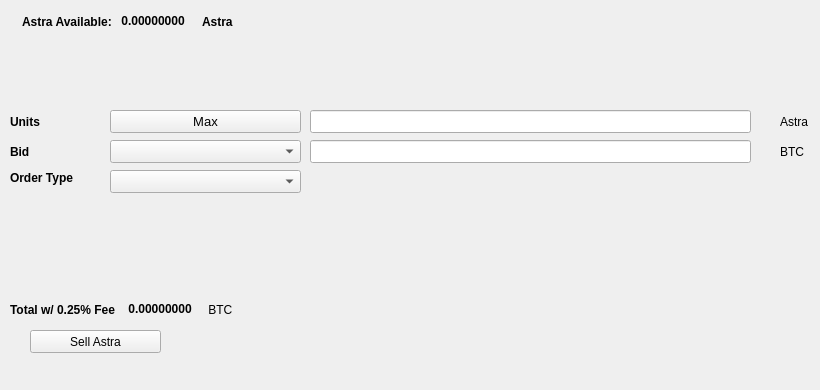
   <widget class="QWidget" name="SellTab">
    <attribute name="title">
     <string>Sell</string>
    </attribute>
    <widget class="QLabel" name="label_16">
     <property name="geometry">
      <rect>
       <x>780</x>
       <y>140</y>
       <width>31</width>
       <height>23</height>
      </rect>
     </property>
     <property name="text">
      <string>BTC</string>
     </property>
    </widget>
    <widget class="QComboBox" name="SellBidcomboBox">
     <property name="geometry">
      <rect>
       <x>110</x>
       <y>140</y>
       <width>191</width>
       <height>23</height>
      </rect>
     </property>
     <property name="font">
      <font>
       <pointsize>10</pointsize>
      </font>
     </property>
    </widget>
    <widget class="QLabel" name="label_18">
     <property name="geometry">
      <rect>
       <x>10</x>
       <y>110</y>
       <width>46</width>
       <height>23</height>
      </rect>
     </property>
     <property name="font">
      <font>
       <weight>75</weight>
       <bold>true</bold>
      </font>
     </property>
     <property name="text">
      <string>Units</string>
     </property>
    </widget>
    <widget class="QPushButton" name="Sell_Max_Amount">
     <property name="geometry">
      <rect>
       <x>110</x>
       <y>110</y>
       <width>191</width>
       <height>23</height>
      </rect>
     </property>
     <property name="font">
      <font>
       <pointsize>10</pointsize>
      </font>
     </property>
     <property name="text">
      <string>Max</string>
     </property>
    </widget>
    <widget class="QLabel" name="label_20">
     <property name="geometry">
      <rect>
       <x>10</x>
       <y>170</y>
       <width>91</width>
       <height>16</height>
      </rect>
     </property>
     <property name="font">
      <font>
       <weight>75</weight>
       <bold>true</bold>
      </font>
     </property>
     <property name="text">
      <string>Order Type</string>
     </property>
    </widget>
    <widget class="QComboBox" name="SellOrdertypeCombo">
     <property name="geometry">
      <rect>
       <x>110</x>
       <y>170</y>
       <width>191</width>
       <height>23</height>
      </rect>
     </property>
     <property name="font">
      <font>
       <pointsize>10</pointsize>
      </font>
     </property>
    </widget>
    <widget class="QLabel" name="label_21">
     <property name="geometry">
      <rect>
       <x>10</x>
       <y>140</y>
       <width>46</width>
       <height>23</height>
      </rect>
     </property>
     <property name="font">
      <font>
       <weight>75</weight>
       <bold>true</bold>
      </font>
     </property>
     <property name="text">
      <string>Bid</string>
     </property>
    </widget>
    <widget class="QLabel" name="label_22">
     <property name="geometry">
      <rect>
       <x>780</x>
       <y>110</y>
       <width>31</width>
       <height>23</height>
      </rect>
     </property>
     <property name="text">
      <string>Astra</string>
     </property>
    </widget>
    <widget class="QLineEdit" name="UnitsInputAstra">
     <property name="geometry">
      <rect>
       <x>310</x>
       <y>110</y>
       <width>441</width>
       <height>23</height>
      </rect>
     </property>
     <property name="font">
      <font>
       <pointsize>9</pointsize>
       <weight>75</weight>
       <bold>true</bold>
      </font>
     </property>
    </widget>
    <widget class="QLineEdit" name="SellBidPriceEdit">
     <property name="geometry">
      <rect>
       <x>310</x>
       <y>140</y>
       <width>441</width>
       <height>23</height>
      </rect>
     </property>
     <property name="font">
      <font>
       <pointsize>9</pointsize>
       <weight>75</weight>
       <bold>true</bold>
      </font>
     </property>
    </widget>
    <widget class="QPushButton" name="SellAstraBTN">
     <property name="geometry">
      <rect>
       <x>30</x>
       <y>330</y>
       <width>131</width>
       <height>23</height>
      </rect>
     </property>
     <property name="text">
      <string>Sell Astra</string>
     </property>
     <property name="icon">
      <iconset resource="../Astra">
       <normaloff>:/icons/bitcoin</normaloff>:/icons/bitcoin</iconset>
     </property>
    </widget>
    <widget class="QWidget" name="layoutWidget3">
     <property name="geometry">
      <rect>
       <x>22</x>
       <y>12</y>
       <width>258</width>
       <height>19</height>
      </rect>
     </property>
     <layout class="QHBoxLayout" name="horizontalLayout">
      <item>
       <widget class="QLabel" name="label232_2">
        <property name="font">
         <font>
          <weight>75</weight>
          <bold>true</bold>
         </font>
        </property>
        <property name="text">
         <string>Astra Available:</string>
        </property>
       </widget>
      </item>
      <item>
       <widget class="QLabel" name="AstraAvailableLabel">
        <property name="palette">
         <palette>
          <active>
           <colorrole role="WindowText">
            <brush brushstyle="SolidPattern">
             <color alpha="255">
              <red>0</red>
              <green>0</green>
              <blue>0</blue>
             </color>
            </brush>
           </colorrole>
           <colorrole role="Button">
            <brush brushstyle="SolidPattern">
             <color alpha="255">
              <red>0</red>
              <green>170</green>
              <blue>0</blue>
             </color>
            </brush>
           </colorrole>
           <colorrole role="Light">
            <brush brushstyle="SolidPattern">
             <color alpha="255">
              <red>0</red>
              <green>255</green>
              <blue>0</blue>
             </color>
            </brush>
           </colorrole>
           <colorrole role="Midlight">
            <brush brushstyle="SolidPattern">
             <color alpha="255">
              <red>0</red>
              <green>212</green>
              <blue>0</blue>
             </color>
            </brush>
           </colorrole>
           <colorrole role="Dark">
            <brush brushstyle="SolidPattern">
             <color alpha="255">
              <red>0</red>
              <green>85</green>
              <blue>0</blue>
             </color>
            </brush>
           </colorrole>
           <colorrole role="Mid">
            <brush brushstyle="SolidPattern">
             <color alpha="255">
              <red>0</red>
              <green>113</green>
              <blue>0</blue>
             </color>
            </brush>
           </colorrole>
           <colorrole role="Text">
            <brush brushstyle="SolidPattern">
             <color alpha="255">
              <red>0</red>
              <green>170</green>
              <blue>0</blue>
             </color>
            </brush>
           </colorrole>
           <colorrole role="BrightText">
            <brush brushstyle="SolidPattern">
             <color alpha="255">
              <red>255</red>
              <green>255</green>
              <blue>255</blue>
             </color>
            </brush>
           </colorrole>
           <colorrole role="ButtonText">
            <brush brushstyle="SolidPattern">
             <color alpha="255">
              <red>0</red>
              <green>0</green>
              <blue>0</blue>
             </color>
            </brush>
           </colorrole>
           <colorrole role="Base">
            <brush brushstyle="SolidPattern">
             <color alpha="255">
              <red>255</red>
              <green>255</green>
              <blue>255</blue>
             </color>
            </brush>
           </colorrole>
           <colorrole role="Window">
            <brush brushstyle="SolidPattern">
             <color alpha="255">
              <red>0</red>
              <green>170</green>
              <blue>0</blue>
             </color>
            </brush>
           </colorrole>
           <colorrole role="Shadow">
            <brush brushstyle="SolidPattern">
             <color alpha="255">
              <red>0</red>
              <green>0</green>
              <blue>0</blue>
             </color>
            </brush>
           </colorrole>
           <colorrole role="AlternateBase">
            <brush brushstyle="SolidPattern">
             <color alpha="255">
              <red>127</red>
              <green>212</green>
              <blue>127</blue>
             </color>
            </brush>
           </colorrole>
           <colorrole role="ToolTipBase">
            <brush brushstyle="SolidPattern">
             <color alpha="255">
              <red>255</red>
              <green>255</green>
              <blue>220</blue>
             </color>
            </brush>
           </colorrole>
           <colorrole role="ToolTipText">
            <brush brushstyle="SolidPattern">
             <color alpha="255">
              <red>0</red>
              <green>0</green>
              <blue>0</blue>
             </color>
            </brush>
           </colorrole>
          </active>
          <inactive>
           <colorrole role="WindowText">
            <brush brushstyle="SolidPattern">
             <color alpha="255">
              <red>0</red>
              <green>0</green>
              <blue>0</blue>
             </color>
            </brush>
           </colorrole>
           <colorrole role="Button">
            <brush brushstyle="SolidPattern">
             <color alpha="255">
              <red>0</red>
              <green>170</green>
              <blue>0</blue>
             </color>
            </brush>
           </colorrole>
           <colorrole role="Light">
            <brush brushstyle="SolidPattern">
             <color alpha="255">
              <red>0</red>
              <green>255</green>
              <blue>0</blue>
             </color>
            </brush>
           </colorrole>
           <colorrole role="Midlight">
            <brush brushstyle="SolidPattern">
             <color alpha="255">
              <red>0</red>
              <green>212</green>
              <blue>0</blue>
             </color>
            </brush>
           </colorrole>
           <colorrole role="Dark">
            <brush brushstyle="SolidPattern">
             <color alpha="255">
              <red>0</red>
              <green>85</green>
              <blue>0</blue>
             </color>
            </brush>
           </colorrole>
           <colorrole role="Mid">
            <brush brushstyle="SolidPattern">
             <color alpha="255">
              <red>0</red>
              <green>113</green>
              <blue>0</blue>
             </color>
            </brush>
           </colorrole>
           <colorrole role="Text">
            <brush brushstyle="SolidPattern">
             <color alpha="255">
              <red>0</red>
              <green>170</green>
              <blue>0</blue>
             </color>
            </brush>
           </colorrole>
           <colorrole role="BrightText">
            <brush brushstyle="SolidPattern">
             <color alpha="255">
              <red>255</red>
              <green>255</green>
              <blue>255</blue>
             </color>
            </brush>
           </colorrole>
           <colorrole role="ButtonText">
            <brush brushstyle="SolidPattern">
             <color alpha="255">
              <red>0</red>
              <green>0</green>
              <blue>0</blue>
             </color>
            </brush>
           </colorrole>
           <colorrole role="Base">
            <brush brushstyle="SolidPattern">
             <color alpha="255">
              <red>255</red>
              <green>255</green>
              <blue>255</blue>
             </color>
            </brush>
           </colorrole>
           <colorrole role="Window">
            <brush brushstyle="SolidPattern">
             <color alpha="255">
              <red>0</red>
              <green>170</green>
              <blue>0</blue>
             </color>
            </brush>
           </colorrole>
           <colorrole role="Shadow">
            <brush brushstyle="SolidPattern">
             <color alpha="255">
              <red>0</red>
              <green>0</green>
              <blue>0</blue>
             </color>
            </brush>
           </colorrole>
           <colorrole role="AlternateBase">
            <brush brushstyle="SolidPattern">
             <color alpha="255">
              <red>127</red>
              <green>212</green>
              <blue>127</blue>
             </color>
            </brush>
           </colorrole>
           <colorrole role="ToolTipBase">
            <brush brushstyle="SolidPattern">
             <color alpha="255">
              <red>255</red>
              <green>255</green>
              <blue>220</blue>
             </color>
            </brush>
           </colorrole>
           <colorrole role="ToolTipText">
            <brush brushstyle="SolidPattern">
             <color alpha="255">
              <red>0</red>
              <green>0</green>
              <blue>0</blue>
             </color>
            </brush>
           </colorrole>
          </inactive>
          <disabled>
           <colorrole role="WindowText">
            <brush brushstyle="SolidPattern">
             <color alpha="255">
              <red>0</red>
              <green>85</green>
              <blue>0</blue>
             </color>
            </brush>
           </colorrole>
           <colorrole role="Button">
            <brush brushstyle="SolidPattern">
             <color alpha="255">
              <red>0</red>
              <green>170</green>
              <blue>0</blue>
             </color>
            </brush>
           </colorrole>
           <colorrole role="Light">
            <brush brushstyle="SolidPattern">
             <color alpha="255">
              <red>0</red>
              <green>255</green>
              <blue>0</blue>
             </color>
            </brush>
           </colorrole>
           <colorrole role="Midlight">
            <brush brushstyle="SolidPattern">
             <color alpha="255">
              <red>0</red>
              <green>212</green>
              <blue>0</blue>
             </color>
            </brush>
           </colorrole>
           <colorrole role="Dark">
            <brush brushstyle="SolidPattern">
             <color alpha="255">
              <red>0</red>
              <green>85</green>
              <blue>0</blue>
             </color>
            </brush>
           </colorrole>
           <colorrole role="Mid">
            <brush brushstyle="SolidPattern">
             <color alpha="255">
              <red>0</red>
              <green>113</green>
              <blue>0</blue>
             </color>
            </brush>
           </colorrole>
           <colorrole role="Text">
            <brush brushstyle="SolidPattern">
             <color alpha="255">
              <red>0</red>
              <green>85</green>
              <blue>0</blue>
             </color>
            </brush>
           </colorrole>
           <colorrole role="BrightText">
            <brush brushstyle="SolidPattern">
             <color alpha="255">
              <red>255</red>
              <green>255</green>
              <blue>255</blue>
             </color>
            </brush>
           </colorrole>
           <colorrole role="ButtonText">
            <brush brushstyle="SolidPattern">
             <color alpha="255">
              <red>0</red>
              <green>85</green>
              <blue>0</blue>
             </color>
            </brush>
           </colorrole>
           <colorrole role="Base">
            <brush brushstyle="SolidPattern">
             <color alpha="255">
              <red>0</red>
              <green>170</green>
              <blue>0</blue>
             </color>
            </brush>
           </colorrole>
           <colorrole role="Window">
            <brush brushstyle="SolidPattern">
             <color alpha="255">
              <red>0</red>
              <green>170</green>
              <blue>0</blue>
             </color>
            </brush>
           </colorrole>
           <colorrole role="Shadow">
            <brush brushstyle="SolidPattern">
             <color alpha="255">
              <red>0</red>
              <green>0</green>
              <blue>0</blue>
             </color>
            </brush>
           </colorrole>
           <colorrole role="AlternateBase">
            <brush brushstyle="SolidPattern">
             <color alpha="255">
              <red>0</red>
              <green>170</green>
              <blue>0</blue>
             </color>
            </brush>
           </colorrole>
           <colorrole role="ToolTipBase">
            <brush brushstyle="SolidPattern">
             <color alpha="255">
              <red>255</red>
              <green>255</green>
              <blue>220</blue>
             </color>
            </brush>
           </colorrole>
           <colorrole role="ToolTipText">
            <brush brushstyle="SolidPattern">
             <color alpha="255">
              <red>0</red>
              <green>0</green>
              <blue>0</blue>
             </color>
            </brush>
           </colorrole>
          </disabled>
         </palette>
        </property>
        <property name="font">
         <font>
          <weight>75</weight>
          <bold>true</bold>
         </font>
        </property>
        <property name="text">
         <string> 0.00000000 </string>
        </property>
        <property name="textInteractionFlags">
         <set>Qt::LinksAccessibleByMouse|Qt::TextSelectableByKeyboard|Qt::TextSelectableByMouse</set>
        </property>
       </widget>
      </item>
      <item>
       <widget class="QLabel" name="labelAstra">
        <property name="font">
         <font>
          <weight>75</weight>
          <bold>true</bold>
         </font>
        </property>
        <property name="text">
         <string>Astra</string>
        </property>
       </widget>
      </item>
     </layout>
    </widget>
    <widget class="QWidget" name="layoutWidget">
     <property name="geometry">
      <rect>
       <x>10</x>
       <y>300</y>
       <width>268</width>
       <height>19</height>
      </rect>
     </property>
     <layout class="QHBoxLayout" name="horizontalLayout_2">
      <item>
       <widget class="QLabel" name="label_19">
        <property name="font">
         <font>
          <weight>75</weight>
          <bold>true</bold>
         </font>
        </property>
        <property name="text">
         <string>Total w/ 0.25% Fee </string>
        </property>
       </widget>
      </item>
      <item>
       <widget class="QLabel" name="SellCostLabel">
        <property name="palette">
         <palette>
          <active>
           <colorrole role="WindowText">
            <brush brushstyle="SolidPattern">
             <color alpha="255">
              <red>0</red>
              <green>0</green>
              <blue>0</blue>
             </color>
            </brush>
           </colorrole>
           <colorrole role="Button">
            <brush brushstyle="SolidPattern">
             <color alpha="255">
              <red>0</red>
              <green>170</green>
              <blue>0</blue>
             </color>
            </brush>
           </colorrole>
           <colorrole role="Light">
            <brush brushstyle="SolidPattern">
             <color alpha="255">
              <red>0</red>
              <green>255</green>
              <blue>0</blue>
             </color>
            </brush>
           </colorrole>
           <colorrole role="Midlight">
            <brush brushstyle="SolidPattern">
             <color alpha="255">
              <red>0</red>
              <green>212</green>
              <blue>0</blue>
             </color>
            </brush>
           </colorrole>
           <colorrole role="Dark">
            <brush brushstyle="SolidPattern">
             <color alpha="255">
              <red>0</red>
              <green>85</green>
              <blue>0</blue>
             </color>
            </brush>
           </colorrole>
           <colorrole role="Mid">
            <brush brushstyle="SolidPattern">
             <color alpha="255">
              <red>0</red>
              <green>113</green>
              <blue>0</blue>
             </color>
            </brush>
           </colorrole>
           <colorrole role="Text">
            <brush brushstyle="SolidPattern">
             <color alpha="255">
              <red>0</red>
              <green>170</green>
              <blue>0</blue>
             </color>
            </brush>
           </colorrole>
           <colorrole role="BrightText">
            <brush brushstyle="SolidPattern">
             <color alpha="255">
              <red>255</red>
              <green>255</green>
              <blue>255</blue>
             </color>
            </brush>
           </colorrole>
           <colorrole role="ButtonText">
            <brush brushstyle="SolidPattern">
             <color alpha="255">
              <red>0</red>
              <green>0</green>
              <blue>0</blue>
             </color>
            </brush>
           </colorrole>
           <colorrole role="Base">
            <brush brushstyle="SolidPattern">
             <color alpha="255">
              <red>255</red>
              <green>255</green>
              <blue>255</blue>
             </color>
            </brush>
           </colorrole>
           <colorrole role="Window">
            <brush brushstyle="SolidPattern">
             <color alpha="255">
              <red>0</red>
              <green>170</green>
              <blue>0</blue>
             </color>
            </brush>
           </colorrole>
           <colorrole role="Shadow">
            <brush brushstyle="SolidPattern">
             <color alpha="255">
              <red>0</red>
              <green>0</green>
              <blue>0</blue>
             </color>
            </brush>
           </colorrole>
           <colorrole role="AlternateBase">
            <brush brushstyle="SolidPattern">
             <color alpha="255">
              <red>127</red>
              <green>212</green>
              <blue>127</blue>
             </color>
            </brush>
           </colorrole>
           <colorrole role="ToolTipBase">
            <brush brushstyle="SolidPattern">
             <color alpha="255">
              <red>255</red>
              <green>255</green>
              <blue>220</blue>
             </color>
            </brush>
           </colorrole>
           <colorrole role="ToolTipText">
            <brush brushstyle="SolidPattern">
             <color alpha="255">
              <red>0</red>
              <green>0</green>
              <blue>0</blue>
             </color>
            </brush>
           </colorrole>
          </active>
          <inactive>
           <colorrole role="WindowText">
            <brush brushstyle="SolidPattern">
             <color alpha="255">
              <red>0</red>
              <green>0</green>
              <blue>0</blue>
             </color>
            </brush>
           </colorrole>
           <colorrole role="Button">
            <brush brushstyle="SolidPattern">
             <color alpha="255">
              <red>0</red>
              <green>170</green>
              <blue>0</blue>
             </color>
            </brush>
           </colorrole>
           <colorrole role="Light">
            <brush brushstyle="SolidPattern">
             <color alpha="255">
              <red>0</red>
              <green>255</green>
              <blue>0</blue>
             </color>
            </brush>
           </colorrole>
           <colorrole role="Midlight">
            <brush brushstyle="SolidPattern">
             <color alpha="255">
              <red>0</red>
              <green>212</green>
              <blue>0</blue>
             </color>
            </brush>
           </colorrole>
           <colorrole role="Dark">
            <brush brushstyle="SolidPattern">
             <color alpha="255">
              <red>0</red>
              <green>85</green>
              <blue>0</blue>
             </color>
            </brush>
           </colorrole>
           <colorrole role="Mid">
            <brush brushstyle="SolidPattern">
             <color alpha="255">
              <red>0</red>
              <green>113</green>
              <blue>0</blue>
             </color>
            </brush>
           </colorrole>
           <colorrole role="Text">
            <brush brushstyle="SolidPattern">
             <color alpha="255">
              <red>0</red>
              <green>170</green>
              <blue>0</blue>
             </color>
            </brush>
           </colorrole>
           <colorrole role="BrightText">
            <brush brushstyle="SolidPattern">
             <color alpha="255">
              <red>255</red>
              <green>255</green>
              <blue>255</blue>
             </color>
            </brush>
           </colorrole>
           <colorrole role="ButtonText">
            <brush brushstyle="SolidPattern">
             <color alpha="255">
              <red>0</red>
              <green>0</green>
              <blue>0</blue>
             </color>
            </brush>
           </colorrole>
           <colorrole role="Base">
            <brush brushstyle="SolidPattern">
             <color alpha="255">
              <red>255</red>
              <green>255</green>
              <blue>255</blue>
             </color>
            </brush>
           </colorrole>
           <colorrole role="Window">
            <brush brushstyle="SolidPattern">
             <color alpha="255">
              <red>0</red>
              <green>170</green>
              <blue>0</blue>
             </color>
            </brush>
           </colorrole>
           <colorrole role="Shadow">
            <brush brushstyle="SolidPattern">
             <color alpha="255">
              <red>0</red>
              <green>0</green>
              <blue>0</blue>
             </color>
            </brush>
           </colorrole>
           <colorrole role="AlternateBase">
            <brush brushstyle="SolidPattern">
             <color alpha="255">
              <red>127</red>
              <green>212</green>
              <blue>127</blue>
             </color>
            </brush>
           </colorrole>
           <colorrole role="ToolTipBase">
            <brush brushstyle="SolidPattern">
             <color alpha="255">
              <red>255</red>
              <green>255</green>
              <blue>220</blue>
             </color>
            </brush>
           </colorrole>
           <colorrole role="ToolTipText">
            <brush brushstyle="SolidPattern">
             <color alpha="255">
              <red>0</red>
              <green>0</green>
              <blue>0</blue>
             </color>
            </brush>
           </colorrole>
          </inactive>
          <disabled>
           <colorrole role="WindowText">
            <brush brushstyle="SolidPattern">
             <color alpha="255">
              <red>0</red>
              <green>85</green>
              <blue>0</blue>
             </color>
            </brush>
           </colorrole>
           <colorrole role="Button">
            <brush brushstyle="SolidPattern">
             <color alpha="255">
              <red>0</red>
              <green>170</green>
              <blue>0</blue>
             </color>
            </brush>
           </colorrole>
           <colorrole role="Light">
            <brush brushstyle="SolidPattern">
             <color alpha="255">
              <red>0</red>
              <green>255</green>
              <blue>0</blue>
             </color>
            </brush>
           </colorrole>
           <colorrole role="Midlight">
            <brush brushstyle="SolidPattern">
             <color alpha="255">
              <red>0</red>
              <green>212</green>
              <blue>0</blue>
             </color>
            </brush>
           </colorrole>
           <colorrole role="Dark">
            <brush brushstyle="SolidPattern">
             <color alpha="255">
              <red>0</red>
              <green>85</green>
              <blue>0</blue>
             </color>
            </brush>
           </colorrole>
           <colorrole role="Mid">
            <brush brushstyle="SolidPattern">
             <color alpha="255">
              <red>0</red>
              <green>113</green>
              <blue>0</blue>
             </color>
            </brush>
           </colorrole>
           <colorrole role="Text">
            <brush brushstyle="SolidPattern">
             <color alpha="255">
              <red>0</red>
              <green>85</green>
              <blue>0</blue>
             </color>
            </brush>
           </colorrole>
           <colorrole role="BrightText">
            <brush brushstyle="SolidPattern">
             <color alpha="255">
              <red>255</red>
              <green>255</green>
              <blue>255</blue>
             </color>
            </brush>
           </colorrole>
           <colorrole role="ButtonText">
            <brush brushstyle="SolidPattern">
             <color alpha="255">
              <red>0</red>
              <green>85</green>
              <blue>0</blue>
             </color>
            </brush>
           </colorrole>
           <colorrole role="Base">
            <brush brushstyle="SolidPattern">
             <color alpha="255">
              <red>0</red>
              <green>170</green>
              <blue>0</blue>
             </color>
            </brush>
           </colorrole>
           <colorrole role="Window">
            <brush brushstyle="SolidPattern">
             <color alpha="255">
              <red>0</red>
              <green>170</green>
              <blue>0</blue>
             </color>
            </brush>
           </colorrole>
           <colorrole role="Shadow">
            <brush brushstyle="SolidPattern">
             <color alpha="255">
              <red>0</red>
              <green>0</green>
              <blue>0</blue>
             </color>
            </brush>
           </colorrole>
           <colorrole role="AlternateBase">
            <brush brushstyle="SolidPattern">
             <color alpha="255">
              <red>0</red>
              <green>170</green>
              <blue>0</blue>
             </color>
            </brush>
           </colorrole>
           <colorrole role="ToolTipBase">
            <brush brushstyle="SolidPattern">
             <color alpha="255">
              <red>255</red>
              <green>255</green>
              <blue>220</blue>
             </color>
            </brush>
           </colorrole>
           <colorrole role="ToolTipText">
            <brush brushstyle="SolidPattern">
             <color alpha="255">
              <red>0</red>
              <green>0</green>
              <blue>0</blue>
             </color>
            </brush>
           </colorrole>
          </disabled>
         </palette>
        </property>
        <property name="font">
         <font>
          <weight>75</weight>
          <bold>true</bold>
         </font>
        </property>
        <property name="autoFillBackground">
         <bool>false</bool>
        </property>
        <property name="text">
         <string> 0.00000000</string>
        </property>
        <property name="textInteractionFlags">
         <set>Qt::LinksAccessibleByMouse|Qt::TextSelectableByMouse</set>
        </property>
       </widget>
      </item>
      <item>
       <widget class="QLabel" name="label_17">
        <property name="font">
         <font>
          <weight>50</weight>
          <bold>false</bold>
         </font>
        </property>
        <property name="text">
         <string> BTC</string>
        </property>
       </widget>
      </item>
     </layout>
    </widget>
    <widget class="QLabel" name="label_23">
     <property name="geometry">
      <rect>
       <x>460</x>
       <y>300</y>
       <width>281</width>
       <height>81</height>
      </rect>
     </property>
     <property name="text">
      <string/>
     </property>
     <property name="pixmap">
      <pixmap>:/images/bittrex</pixmap>
     </property>
    </widget>
   </widget>
